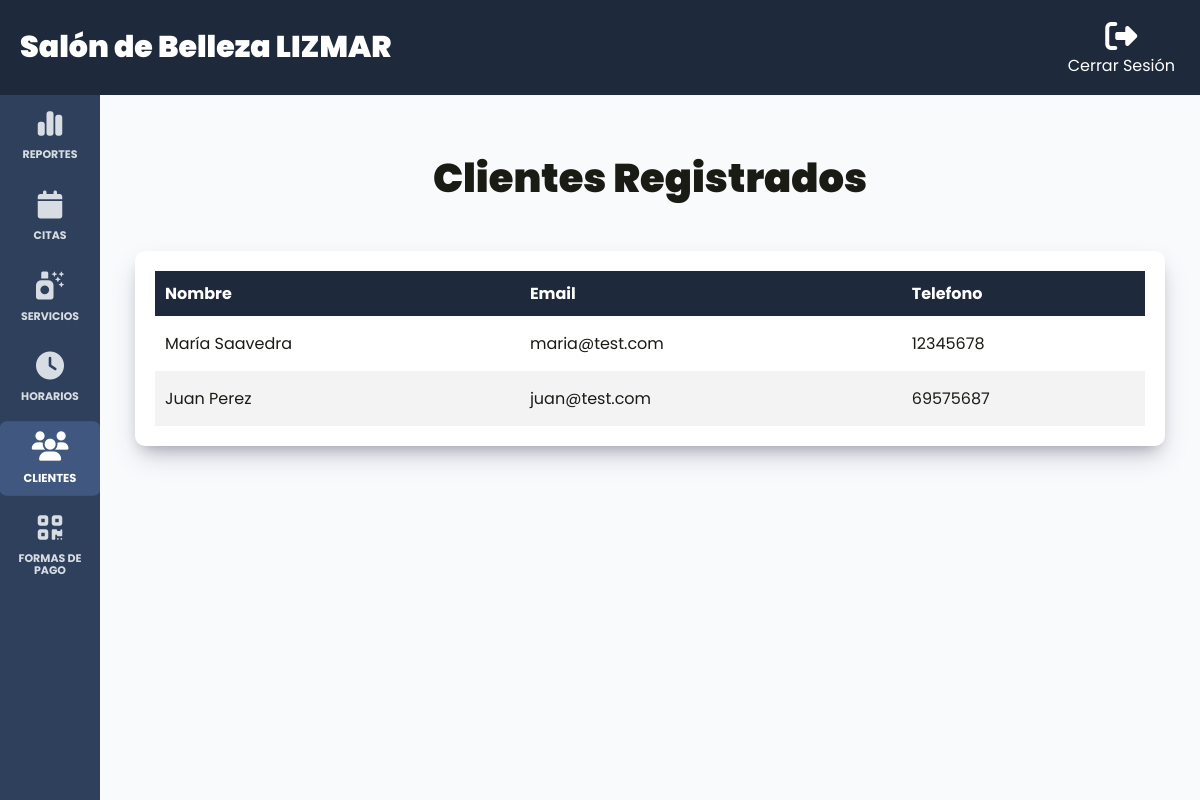
Page /admin/clientes (signed in) on the earlier database version.
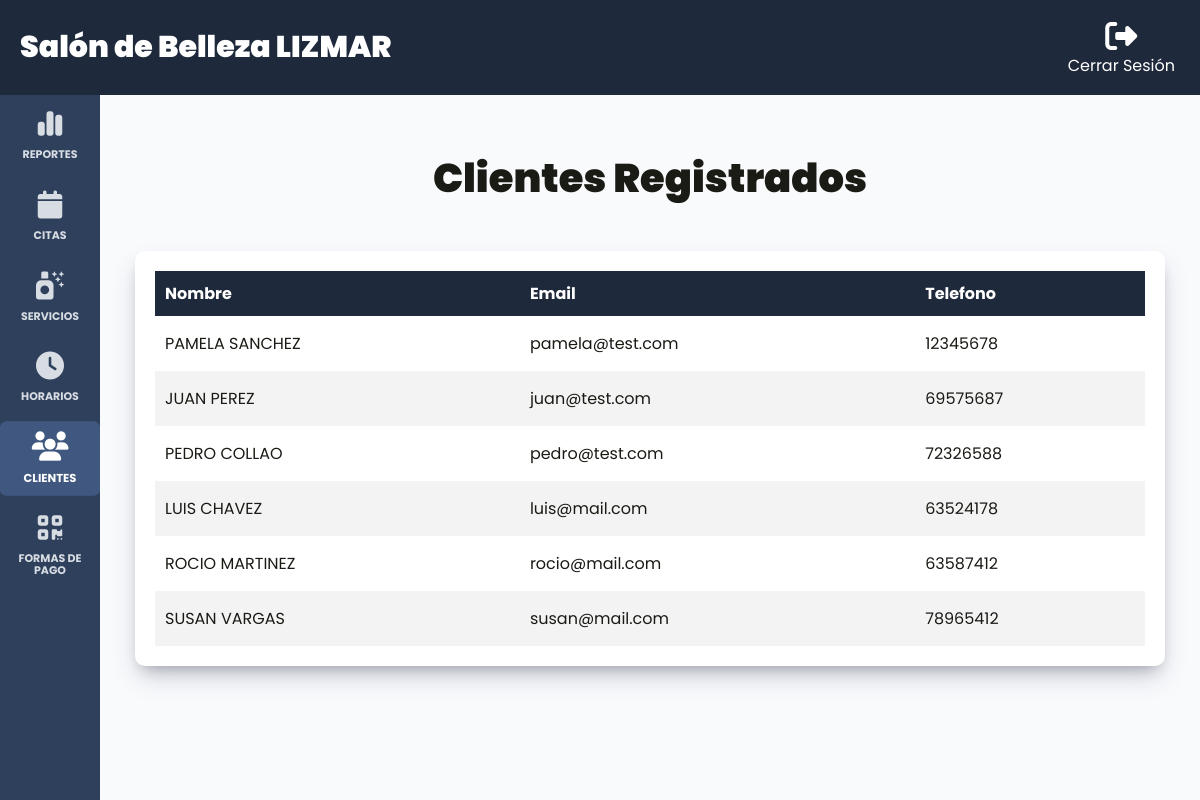
Same page on the later database version.
### tables this page shows
CREATE TABLE `usuarios` (
  `id` int NOT NULL AUTO_INCREMENT,
  `nombre` varchar(60) DEFAULT NULL,
  `apellido` varchar(60) DEFAULT NULL,
  `email` varchar(30) DEFAULT NULL,
  `password` varchar(60) DEFAULT NULL,
  `telefono` varchar(8) DEFAULT NULL,
  `admin` tinyint DEFAULT NULL,
  `confirmado` tinyint DEFAULT NULL,
  `token` varchar(15) DEFAULT NULL,
  PRIMARY KEY (`id`)
);

### controllers/ClientesController.php (called while the page is built, shortened)
<?php
class ClientesController {
    public static function index(Router $router) {
        $clientes = Usuario::whereAll('admin', '0');
        $router->render('admin/clientes/index', [
            'clientes' => $clientes
        ]);
    }
}

### public/index.php (called while the page is built, shortened)
<?php
$router = new Router();
$router->get('/', [LoginController::class, 'login']);
$router->post('/', [LoginController::class, 'login']);
$router->get('/logout', [LoginController::class, 'logout']);
$router->get('/forgot-password', [LoginController::class, 'forgotPassword']);
$router->post('/forgot-password', [LoginController::class, 'forgotPassword']);
$router->get('/reset-password', [LoginController::class, 'resetPassword']);
$router->post('/reset-password', [LoginController::class, 'resetPassword']);
$router->get('/create-account', [LoginController::class, 'createAccount']);
$router->post('/create-account', [LoginController::class, 'createAccount']);
$router->get('/confirm-account', [LoginController::class, 'confirmAccount']);
$router->get('/message', [LoginController::class, 'message']);
$router->get('/cita', [CitaController::class, 'index']);
$router->get('/historial', [CitaController::class, 'showHistorial']);
$router->post('/cita/cancelar', [CitaController::class, 'update']);
$router->get('/api/servicios', [APIController::class, 'index']);
$router->get('/api/horarios', [APIController::class, 'showHorarios']);
$router->post('/api/horarios/estado', [APIController::class, 'cambiarEstadoHorarios']);
$router->post('/api/citas', [APIController::class, 'create']);
$router->get('/api/citas_admin', [APIController::class, 'getCitas']);
$router->get('/api/reportes/ingresos_mensuales', [ReportesAPIController::class, 'ingresosPorMes']);
$router->get('/api/reportes/ingresos_diarios', [ReportesAPIController::class, 'ingresosPorDia']);
$router->get('/api/reportes/servicios_solicitados', [ReportesAPIController::class, 'serviciosSolicitados']);
$router->get('/api/reportes/clientes_frecuentes', [ReportesAPIController::class, 'clientesFrecuentes']);
$router->get('/api/reportes/horarios_demandados', [ReportesAPIController::class, 'horariosDemandados']);
$router->get('/admin/dashboard', [DashboardController::class, 'index']);
$router->get('/admin/citas', [CitasController::class, 'index']);
$router->post('/admin/citas/editar', [CitasController::class, 'update']);
$router->get('/admin/clientes', [ClientesController::class, 'index']);
$router->get('/admin/horarios', [HorariosController::class, 'index']);
$router->get('/admin/formas_pagos', [FormasPagosController::class, 'index']);
$router->get('/admin/formas_pagos/actualizar_qr', [FormasPagosController::class, 'update']);
$router->post('/admin/formas_pagos/actualizar_qr', [FormasPagosController::class, 'update']);
$router->get('/admin/servicios', [ServiciosController::class, 'index']);
$router->get('/admin/servicios/crear', [ServiciosController::class, 'create']);
$router->post('/admin/servicios/crear', [ServiciosController::class, 'create']);
$router->get('/admin/servicios/editar', [ServiciosController::class, 'update']);
$router->post('/admin/servicios/editar', [ServiciosController::class, 'update']);
$router->post('/admin/servicios/eliminar', [ServiciosController::class, 'delete']);
$router->get('/error/404', [Pagina404Controller::class, 'index']);
$router->comprobarRutas();

### models/ActiveRecord.php (called while the page is built, shortened)
<?php
class ActiveRecord {
    protected static $db;
    protected static $tabla = '';
    public static function setDB($database) {
        self::$db = $database;
    }
    public static function consultarSQL($query) {
        $resultado = self::$db->query($query);
        $array = [];
        while ($registro = $resultado->fetch_assoc()) {
            $array[] = static::crearObjeto($registro);
        }
        return $array;
    }
    protected static function crearObjeto($registro) {
        $objeto = new static;
        foreach ($registro as $key => $value) {
            if (property_exists($objeto, $key)) {
                $objeto->$key = $value;
            }
        }
        return $objeto;
    }
    public static function whereAll($columna, $valor, $campo = '*') {
        $query = "SELECT $campo FROM " . static::$tabla . " WHERE $columna = '$valor'";
        $resultado = self::consultarSQL($query);
        return $resultado;
    }
}

### includes/functions.php (called while the page is built, shortened)
<?php
function currentPage($path): bool {
    return str_contains($_SERVER['PATH_INFO'], $path) ? true : false;
}

### views/admin/clientes/index.php (the view)
<h1 class="nombre-pagina">Clientes Registrados</h1>
<div class="dashboard__contenedor">
    <?php if (!empty($clientes)): ?>
        <table class="table" id="myTable">
            <thead class="table__thead">
                <tr>
                    <th scope="col" class="table__th">Nombre</th>
                    <th scope="col" class="table__th">Email</th>
                    <th scope="col" class="table__th">Telefono</th>
                </tr>
            </thead>
            <tbody class="table__tbody">
                <?php foreach($clientes as $cliente): ?>
                    <tr class="table__tr">
                        <td class="table__td">
                            <?php echo $cliente->nombre . ' ' . $cliente->apellido; ?>
                        </td>
                        <td class="table__td">
                            <?php echo $cliente->email; ?>
                        </td>
                        <td class="table__td">
                            <?php echo $cliente->telefono; ?>
                        </td>
                    </tr>
                <?php endforeach; ?>
            </tbody>
        </table>
        <?php else: ?>
            <p class="text-center">No hay clientes registrados</p>
    <?php endif; ?>
</div>

### Router.php (shortened to what this page needs)
<?php
class Router {
    public array $getRoutes = [];
    public array $postRoutes = [];
    public function get($url, $fn) {
        $this->getRoutes[$url] = $fn;
    }
    public function post($url, $fn) {
        $this->postRoutes[$url] = $fn;
    }
    public function comprobarRutas() {
        $currentUrl = $_SERVER['PATH_INFO'] ?? '/';
        $method = $_SERVER['REQUEST_METHOD'];
        if ($method === 'GET') {
            $fn = $this->getRoutes[$currentUrl] ?? null;
        } else {
            $fn = $this->postRoutes[$currentUrl] ?? null;
        }
        if ($fn) {
            call_user_func($fn, $this);
        } else {
            header('Location: /error/404');
        }
    }
    public function render($view, $datos = []) {
        include_once __DIR__ . "/views/$view.php";
        $contenido = ob_get_clean();
        $currentUrl = $_SERVER['PATH_INFO'] ?? '/';
        if (str_contains($currentUrl, '/admin')) {
            include_once __DIR__ . '/views/adminLayout.php';
        } else if (str_contains($currentUrl, '/error')) {
            include_once __DIR__ . '/views/errorLayout.php';
        } else {
            include_once __DIR__ . '/views/layout.php';
        }
    }
}

### views/adminLayout.php (shortened to what this page needs)
<html lang="es">
<head>
    <link rel="stylesheet" href="https://cdn.datatables.net/2.3.0/css/dataTables.dataTables.css" />
    <link rel="stylesheet" href="/build/css/app.css">
</head>
<body class="body-admin dashboard">
    <?php include_once __DIR__ . '/templates/adminHeader.php'; ?>
    <div class="dashboard__grid">
        <?php include_once __DIR__ . '/templates/adminSidebar.php'; ?>
        <main class="dashboard__contenido">
            <?php echo $contenido; ?>
        </main>
    </div>
</body>
</html>

### views/templates/adminHeader.php
<header class="dashboard__header">
    <div class="dashboard__header-flex">
        <a href="/admin/dashboard">
            <h2 class="dashboard__logo">
                Salón de Belleza LIZMAR
            </h2>
        </a>
        <nav class="dashboard__nav">
            <a class="logout-icon" href="/logout">
                <i class="fa-solid fa-right-from-bracket fa-2x"></i>
                Cerrar Sesión
            </a>
        </nav>
    </div>
</header>

### views/templates/adminSidebar.php
<aside class="dashboard__sidebar">
    <nav class="dashboard__menu">
        <a href="/admin/dashboard" class="dashboard__enlace <?php echo currentPage('/dashboard') ? 'dashboard__enlace--activo' : ''; ?>">
            <i class="fa-solid fa-chart-simple fa-1x"></i>
            <spam class="dashboard__menu-texto">
                Reportes
            </spam>
        </a>
        <a href="/admin/citas" class="dashboard__enlace  <?php echo currentPage('/citas') ? 'dashboard__enlace--activo' : ''; ?>">
            <i class="fa-solid fa-calendar fa-1x"></i>
            <spam class="dashboard__menu-texto">
                Citas
            </spam>
        </a>
        <a href="/admin/servicios" class="dashboard__enlace  <?php echo currentPage('/servicios') ? 'dashboard__enlace--activo' : ''; ?>">
            <i class="fa-solid fa-spray-can-sparkles fa-1x"></i>
            <spam class="dashboard__menu-texto">
                Servicios
            </spam>
        </a>
        <a href="/admin/horarios" class="dashboard__enlace  <?php echo currentPage('/horarios') ? 'dashboard__enlace--activo' : ''; ?>">
            <i class="fa-solid fa-clock fa-1x"></i>
            <spam class="dashboard__menu-texto">
                Horarios
            </spam>
        </a>
        <a href="/admin/clientes" class="dashboard__enlace  <?php echo currentPage('/clientes') ? 'dashboard__enlace--activo' : ''; ?>">
            <i class="fa-solid fa-users fa-1x"></i>
            <spam class="dashboard__menu-texto">
                Clientes
            </spam>
        </a>
        <a href="/admin/formas_pagos" class="dashboard__enlace  <?php echo currentPage('/formas_pagos') ? 'dashboard__enlace--activo' : ''; ?>">
            <i class="fa-solid fa-qrcode fa-1x"></i>
            <spam class="dashboard__menu-texto">
                formas de pago
            </spam>
        </a>
    </nav>
</aside>

### public/build/css/app.css (style rules this page uses)
html { line-height:1.15;-webkit-text-size-adjust:100% }
body { margin:0 }
main { display:block }
h1 { font-size:2em;margin:.67em 0 }
a { background-color:rgba(0,0,0,0) }
html { font-size:62.5%;box-sizing:border-box;height:100% }
body { min-height:100%;display:flex;flex-direction:column;background-color:rgb(38.595505618,52.7471910112,75.904494382);font-family:"Poppins",sans-serif;font-size:1.6rem }
@media (min-width: 768px) { body { height:100% } }
.body-admin { color:#1a1b15 }
*,*:before,*:after { box-sizing:inherit }
a { text-decoration:none }
h1,h2,h3 { font-family:"Poppins",sans-serif;margin:0 0 2.5rem 0;font-weight:900;color:#fff;text-align:center }
h1 { font-size:4rem }
h2 { font-size:3.6rem }
.nombre-pagina { text-align:center;margin:5rem 0;font-weight:700 }
.body-admin h1,.body-admin h2,.body-admin h3 { color:#1a1b15;font-weight:900 }
.fa,.fa-solid,.fa-regular,.fa-light,.fa-thin,.fa-duotone,.fa-brands,.fas,.far,.fal,.fat,.fad,.fab { font-size:1.6rem !important }
.fa-1x { font-size:2.8rem !important }
.fa-2x { font-size:3.2rem !important }
.logout-icon { margin-right:.5rem;color:#fff;display:flex;flex-direction:column;align-items:center;justify-content:center;gap:.5rem }
.logout-icon i { color:#fff }
.dashboard { height:100vh;display:flex;flex-direction:column;background-color:#f8fafc }
.dashboard__header { background-color:#1e293b;padding:2rem;flex-shrink:0 }
.dashboard__header-flex { display:flex;flex-direction:column;align-items:center }
@media (min-width: 768px) { .dashboard__header-flex { flex-direction:row;justify-content:space-between } }
.dashboard__logo { color:#fff !important;color:#fff;text-align:center;margin-bottom:2rem;white-space:nowrap }
@media (min-width: 1024px) { .dashboard__logo { text-align:left;margin:0 } }
.dashboard__logo { font-size:clamp(2rem,-0.8rem + 10vw,3rem) }
.dashboard__grid { display:flex;flex:1;overflow:hidden }
.dashboard__sidebar { background-color:rgb(47.191011236,64.4943820225,92.808988764);width:10rem;flex-shrink:0;overflow-y:auto }
.dashboard__menu { padding:.5rem .2rem 1rem;display:flex;flex-direction:column;gap:1rem }
.dashboard__enlace { color:hsl(215.3846153846,16.3179916318%,86.862745098%);display:flex;flex-direction:column;gap:1rem;align-items:center;text-align:center;padding:1rem;transition:.3s background-color ease-in-out,.3s color ease,.3s border-radius ease,scale .3s ease-in-out }
.dashboard__enlace:hover,.dashboard__enlace--activo { background-color:rgb(64.3820224719,87.9887640449,126.6179775281);color:#fff;border-radius:.7rem;scale:1.05 }
.dashboard__menu-texto { font-size:1.1rem;text-transform:uppercase;font-weight:700 }
.dashboard__contenido { width:100%;padding:1rem 1rem 3rem 1rem;flex-grow:1;overflow-y:auto }
@media (min-width: 768px) { .dashboard__contenido { padding:1rem 3.5rem 3rem 3.5rem } }
.dashboard__contenedor,.dashboard__formulario { box-shadow:rgba(50,50,93,.25) 0px 13px 27px -5px,rgba(0,0,0,.3) 0px 8px 16px -8px;background-color:#fff;padding:2rem;border-radius:1rem }
.table { width:100%;border-collapse:collapse }
.table__thead { background-color:#1e293b;color:#fff }
.table__th { padding:1rem;text-align:left }
.table__tr:nth-of-type(even) { background-color:hsl(0,0%,95.4121381168%) }
.table__td,.table__td--acciones { padding:1.5rem 1rem }

Differences in the rows shown:
changed usuarios: nombre "María" → "PAMELA"; apellido "Saavedra" → "SANCHEZ"; email "maria@test.com" → "pamela@test.com"
changed usuarios "juan@test.com": nombre "Juan" → "JUAN"; apellido "Perez" → "PEREZ"
added usuarios: nombre "PEDRO", apellido "COLLAO", email "pedro@test.com", telefono "72326588"
added usuarios: nombre "LUIS", apellido "CHAVEZ", email "luis@mail.com", telefono "63524178"
added usuarios: nombre "ROCIO", apellido "MARTINEZ", email "rocio@mail.com", telefono "63587412"
added usuarios: nombre "SUSAN", apellido "VARGAS", email "susan@mail.com", telefono "78965412"
